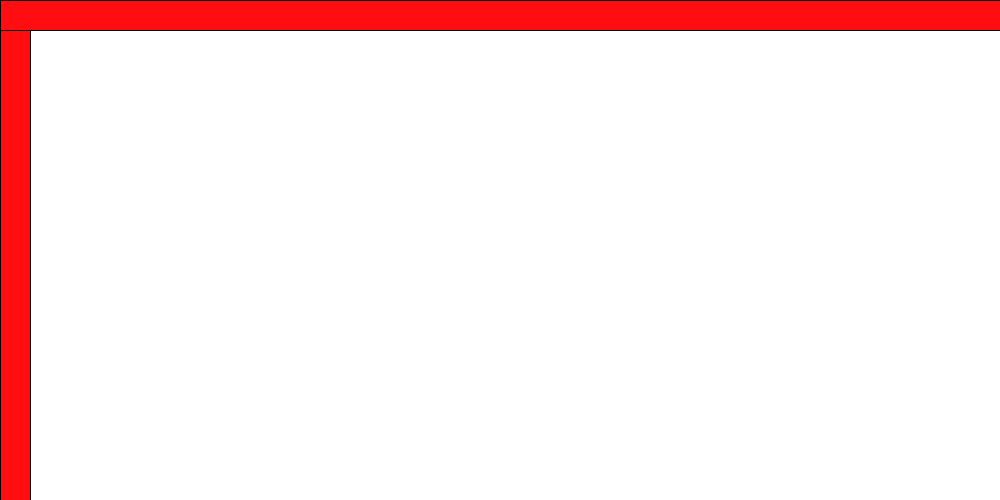
Frame 1 (no input)
Frame 60 (the mouse pressed at the canvas centre just before this capture): identical to frame 1, image omitted
Frame 120 (the mouse held since frame 60 and released just before this capture): identical to frame 1, image omitted

The Processing sketch that drew this single still picture (run headless with seeded random() and noise(); from frame 60 on, the mouse is pressed at the canvas centre):

// Processing sketch: Data_Visulisation_Sketch
// ── Data_Visulisation_Sketch.pde
void setup(){
  size(1000, 500);
  }
  
void draw(){
  background(255);
  fill(#FF0D11);
  rect(0,0,30,500);
  rect(0,0,1000,30);
  println(mouseX,mouseY);
  }
